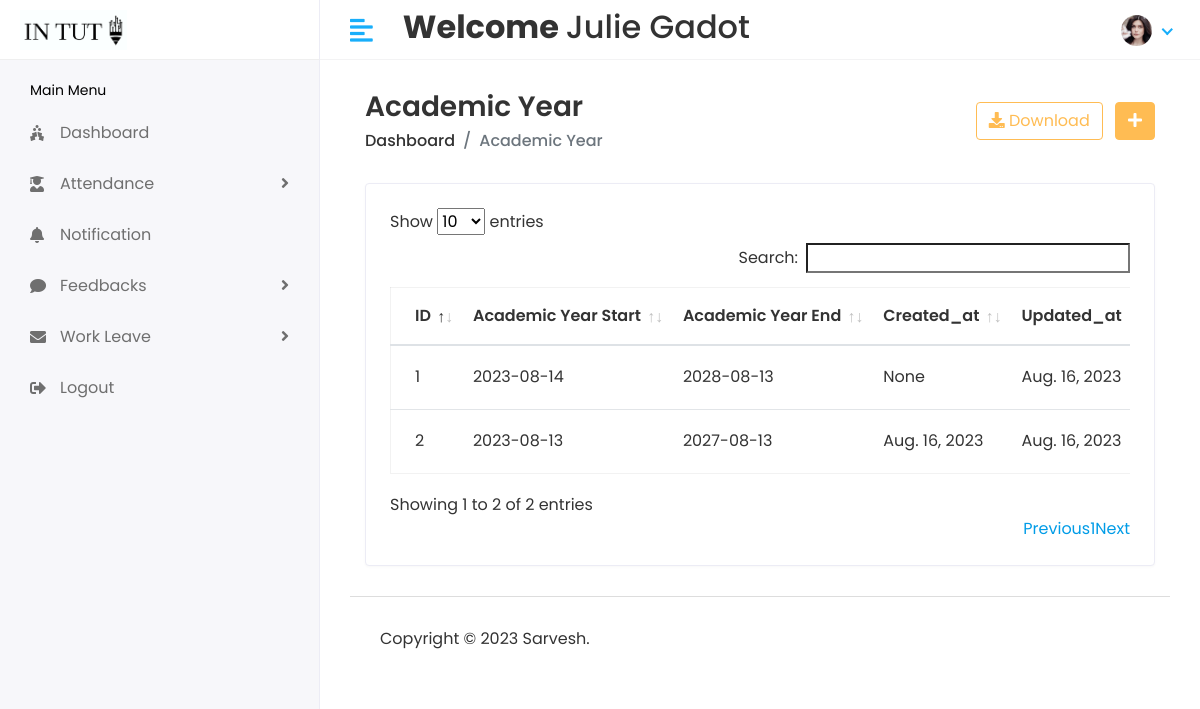
/Hod/academic (signed in), run on the app's committed database.
### stuapp/models.py (models this page shows, shortened)
class CustomUser(AbstractUser):
    USER={
        (1,'HOD'),(2,'STAFF'),(3,'STUDENT')
    }
    user_type=models.CharField(choices=USER,max_length=100,default=1)
    profile_pic=models.ImageField(upload_to='media/profile_pic')

class Acad_year(models.Model):
    start=models.CharField(default=datetime.now().date(),blank=True,max_length=100)
    end=models.CharField(default=datetime.now().date(),blank=True,max_length=100)
    created_at=models.DateField(auto_now_add=True,null=True)
    updated_at=models.DateField(auto_now=True,null=True)

### student/hodviews.py (the view)
# urls.py: path('Hod/academic',hodviews.academiclist,name='academiclist'),
@login_required(login_url='/')
def academiclist(request):
    acad=Acad_year.objects.all()
    return render (request,'hod/academiclist.html',{'acad':acad})

### templates/hod/academiclist.html (shortened to what this page needs)
{% extends 'base.html' %}
{% block content %}
{% load static %}
<div class="content container-fluid">
   <div class="page-header">
      <div class="row align-items-center">
         <div class="col">
            <h3 class="page-title">Academic Year</h3>
            <ul class="breadcrumb">
               <li class="breadcrumb-item"><a href="{% url 'hodhome'%}">Dashboard</a></li>
               <li class="breadcrumb-item active">Academic Year</li>
            </ul>
         </div>
         <div class="col-auto text-right float-right ml-auto">
            <a href="#" class="btn btn-outline-primary mr-2"><i class="fas fa-download"></i> Download</a>
            <a href="{% url 'addacademic' %}" class="btn btn-primary"><i class="fas fa-plus"></i></a>
         </div>
      </div>
   </div>
   <div class="row">
      <div class="col-sm-12">
         <div class="card card-table">
            <div class="card-body">
               <div class="table-responsive">
                  <table id="table_id" class="table table-hover table-center mb-0">
                     <thead>
                        <tr>
                            <th>ID</th>
                           <th>Academic Year Start</th>
                          <th>Academic Year End </th>
                           <th>Created_at</th>
                           <th>Updated_at</th>
                        </tr>
                     </thead>
                     <tbody>
                        {% for i in acad %}
                        <tr>
                           <td>{{i.id}}</td>
                           <td>{{i.start}}</td>
                           <td> {{i.end}}</td>
                           <td>{{i.created_at}}</td>
                           <td>{{i.updated_at}}</td>
                        </tr>
                        {% endfor %}
                     </tbody>
                  </table>
               </div>
            </div>
         </div>
      </div>
   </div>
</div>
{% endblock %}

### templates/includes/header.html (shortened to what this page needs)
{% load static %}
<div class="header" >
    <div class="header-left" style="background-color:white">
        {% if user.user_type == '1' %}
        <a href="{% url 'hodhome'%}" class="logo container" >
            <img src="{% static 'assets/img/logo1big.png'%}" width="300px" height="100px" alt="Logo">
        </a>
        {% elif user.user_type == '2' %}
        <a href="{% url 'staffhome'%}" class="logo">
            <img src="{% static 'assets/img/logo1big.png'%}" alt="Logo">
        </a>
        {% else %}
        <a href="{% url 'studenthome'%}" class="logo">
            <img src="{% static 'assets/img/logo1big.png'%}" alt="Logo">
        </a>
        {% endif %}
    </div>
    <a href="javascript:void(0);" id="toggle_btn">
        <i class="fas fa-align-left"></i>
    </a>
    <div class="top-nav-search my-2">
        <h2><strong> Welcome </strong> {{user.first_name}} {{user.last_name}} </h2>
    </div>
    <ul class="nav user-menu">
        <li class="nav-item dropdown has-arrow">
            <a href="#" class="dropdown-toggle nav-link" data-toggle="dropdown">
                {% if user.profile_pic == "" %}
                <span class="user-img"><img class="rounded-circle" src="{% static 'assets/img/noimg.jpg' %}" width="31"
                        ></span>
                {% else %}
                <span class="user-img"><img class="rounded-circle" src="/{{user.profile_pic}}" width="31"
                        alt="Ryan Taylor"></span>
                {% endif %}
            </a>
        </li>
    </ul>
</div>

### static/assets/css/style.css (style rules this page uses)
html { height: 100%; }
body { background-color: #fff; color: #333; font-family: 'Poppins', sans-serif; font-size: 1rem; height: 100%; line-height: 1.5; overflow-x: hidden; }
h1, h2, h3, h4, h5, h6 { font-family: 'Poppins', sans-serif; margin-top: 0; }
a { color: #009ce7; }
input, button, a { transition: all 0.4s ease; -moz-transition: all 0.4s ease; -o-transition: all 0.4s ease; -ms-transition: all 0.4s ease; -webkit-transition: all 0.4s ease; }
ul, ol { padding: 0px; list-style: none; }
.table { color: #333; max-width: 100%; margin-bottom: 0; width: 100%; }
.table.dataTable { border-collapse: collapse !important; border: 1px solid rgba(0, 0, 0, 0.05); }
.table thead tr th { font-weight: 600; }
.table tbody tr { border-bottom: 1px solid rgba(0, 0, 0, 0.05); }
.table.table-center td, .table.table-center th { vertical-align: middle; }
.card-table .card-body .table > thead > tr > th { border-top: 0; }
.card-table .card-body .table tr td:first-child, .card-table .card-body .table tr th:first-child { padding-left: 1.5rem; }
.card-table .table td, .card-table .table th { border-top: 1px solid #e2e5e8; padding: 1rem 0.75rem; white-space: nowrap; }
.btn-primary { background-color: #FFBC53; border: 1px solid #FFBC53; }
.btn-outline-primary { color: #FFBC53; border-color: #FFBC53; }
.card { border: 1px solid #ececf5; box-shadow: 0 1px 3px 0 rgba(0, 0, 0, 0.03); margin-bottom: 1.875rem; }
.card-body { padding: 1.5rem; }
.header { background-color: #fff; border-bottom: 1px solid #f3f3f4; left: 0; position: fixed; right: 0; top: 0; z-index: 1001; height: 60px; }
.header .header-left { float: left; height: 60px; padding: 0 20px; position: relative; width: 320px; z-index: 1; transition: all 0.2s ease-in-out; background-color: #f7f7fa; border-bottom: 1px solid #efefef; border-right: 1px solid #ececf5; display: flex; align-items: center; }
.header .header-left .logo { display: inline-block; line-height: 60px; }
.header .header-left .logo img { max-height: 40px; width: auto; }
.header .dropdown-toggle:after { display: none; }
.header .has-arrow .dropdown-toggle:after { border-top: 0; border-left: 0; border-bottom: 2px solid #18aefa; border-right: 2px solid #18aefa; content: ''; height: 8px; display: inline-block; pointer-events: none; -webkit-transform-origin: 66% 66%; -ms-transform-origin: 66% 66%; transform-origin: 66% 66%; -webkit-transform: rotate(45deg); -ms-transform: rotate(45deg); transform: rotate(45deg); -webkit-transition: all 0.15s ease-in-out; transition: all 0.15s ease-in-out; width: 8px; vertical-align: 0px; }
.user-menu { float: right; margin: 0; position: relative; z-index: 99; padding-right: 15px; }
.user-menu.nav > li > a { color: #a0a0a0; font-size: 14px; line-height: 58px; padding: 0 15px; height: 60px; }
.user-img { margin-right: 3px; position: relative; }
.top-nav-search { float: left; margin-left: 15px; }
.page-header { margin-bottom: 1.875rem; }
.page-header .breadcrumb { background-color: transparent; color: #6c757d; font-size: 1rem; font-weight: 500; margin-bottom: 0; padding: 0; }
.page-header .breadcrumb a { color: #333; }
.page-title { font-size: 28px; font-weight: 600; color: #333; margin-bottom: 5px; }
@media (min-width: 992px) { #toggle_btn { align-items: center; color: #18aefa; display: inline-flex; float: left; font-size: 26px; height: 60px; justify-content: center; margin-left: 15px; padding: 0 15px; } }

### data on the page
CustomUser: first_name "Julie", last_name "Gadot", profile_pic (picture)
Acad_year: id "1", start "2023-08-14", end "2028-08-13", created_at "None", updated_at "Aug. 16, 2023"
Acad_year: id "2", start "2023-08-13", end "2027-08-13", created_at "Aug. 16, 2023", updated_at "Aug. 16, 2023"
